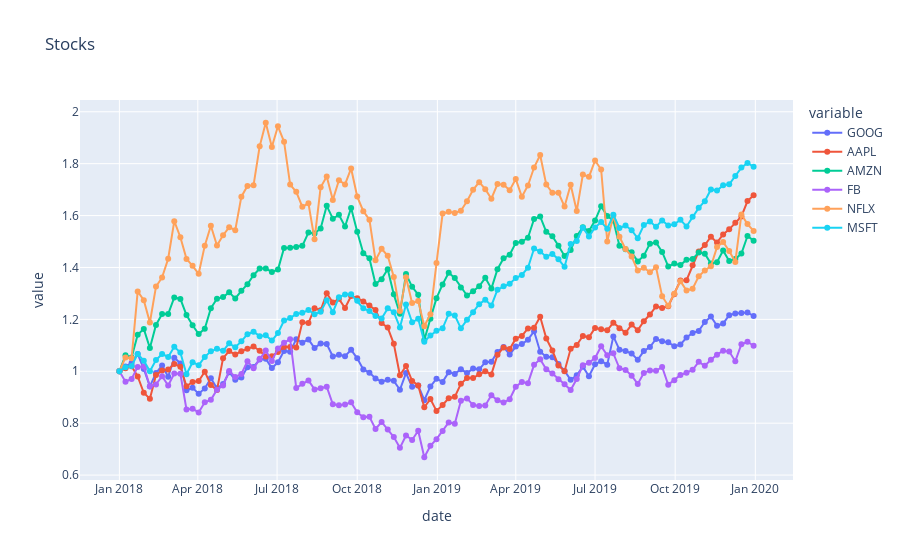

The code cell stored with this chart in its notebook:
### Markdown cell above
### The stocks dataset

*Hints*:
- Turn stocks dataframe into a structure that can be picked up easily with plotly express

### Code cell
fig = px.line(stocks, x="date", y=['GOOG', 'AAPL', 'AMZN', 'FB', 'NFLX', 'MSFT'], 
                markers=True, title='Stocks')
fig.show()

# can also do:
# import plotly.graph_objects as go 
# fig = go.Figure()
# fig.add_trace(go.Scatter(x=stocks['date'], y=stocks['GOOG'],
#                     mode='lines+markers',
#                     name='Google'))
# fig.add_trace(go.Scatter(x=stocks['date'], y=stocks['AAPL'],
#                     mode='lines+markers',
#                     name='Apple'))
# ...
